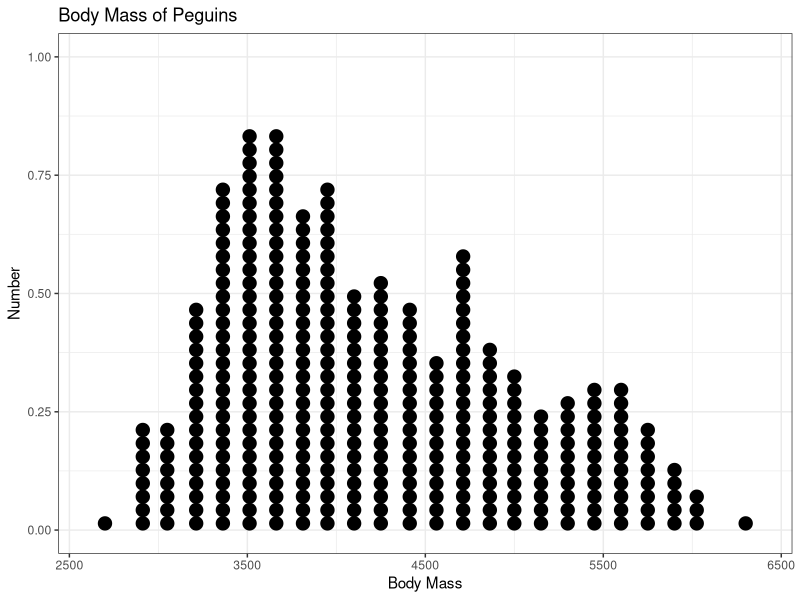
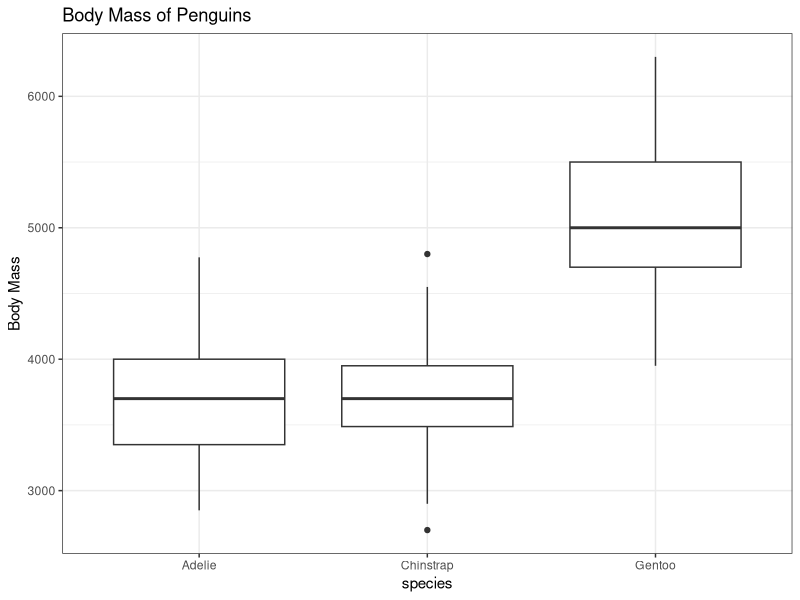
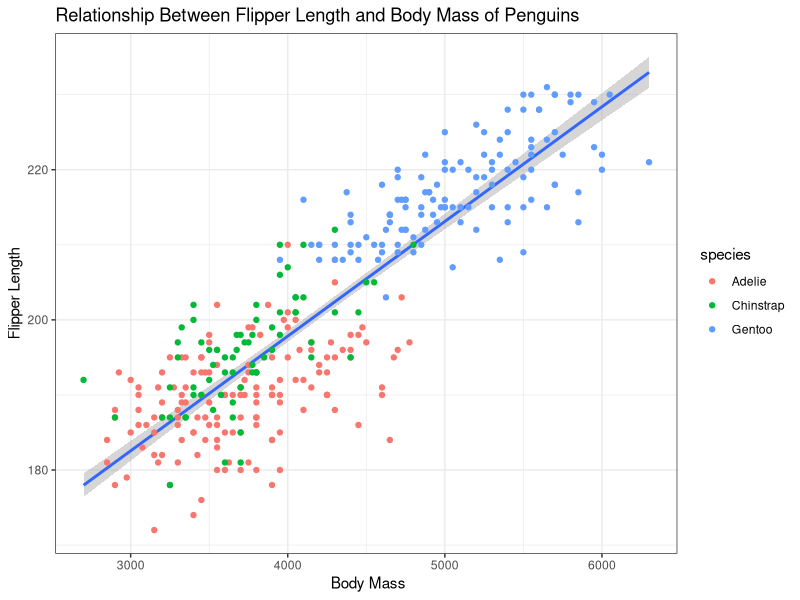
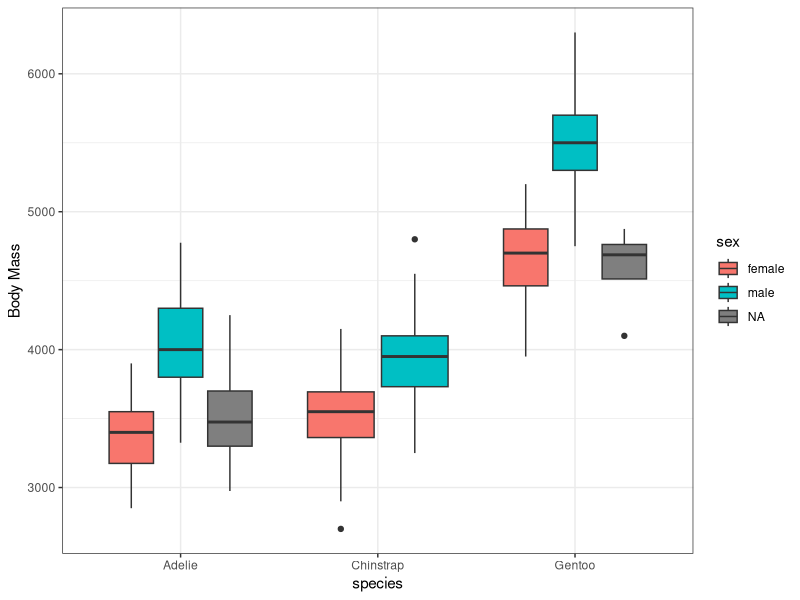
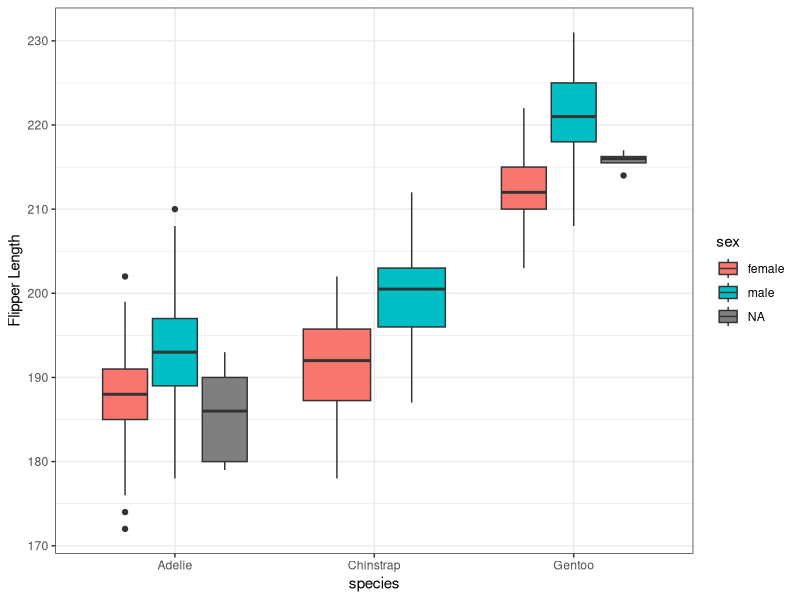

These charts were generated, in order, by the following R code:
## ---- chunk 1
knitr::opts_chunk$set(echo = TRUE)
## ---- chunk 2
library(palmerpenguins)
library(tidyverse)
## ---- chunk 3
ggplot(penguins)+
  geom_dotplot(aes(body_mass_g), dotsize=.5, binwidth = 150)+
  labs(title="Body Mass of Peguins", x="Body Mass", y="Number")+
  theme_bw()
## ---- chunk 4
ggplot(penguins)+
  geom_boxplot(aes(species, body_mass_g))+
  labs(title="Body Mass of Penguins", y="Body Mass")+
  theme_bw()
## ---- chunk 5
ggplot(penguins, aes(body_mass_g, flipper_length_mm))+
  geom_smooth(method="lm")+
  geom_point(aes(color=species))+
  labs(title="Relationship Between Flipper Length and Body Mass of Penguins", x=" Body Mass", y="Flipper Length")+
  theme_bw()
## ---- chunk 6
ggplot(penguins)+
  geom_boxplot(aes(species, body_mass_g, fill=sex))+
  labs(y="Body Mass")+
  theme_bw()
## ---- chunk 7
ggplot(penguins)+
  geom_boxplot(aes(species, flipper_length_mm, fill=sex))+
  labs(y="Flipper Length")+
  theme_bw()
